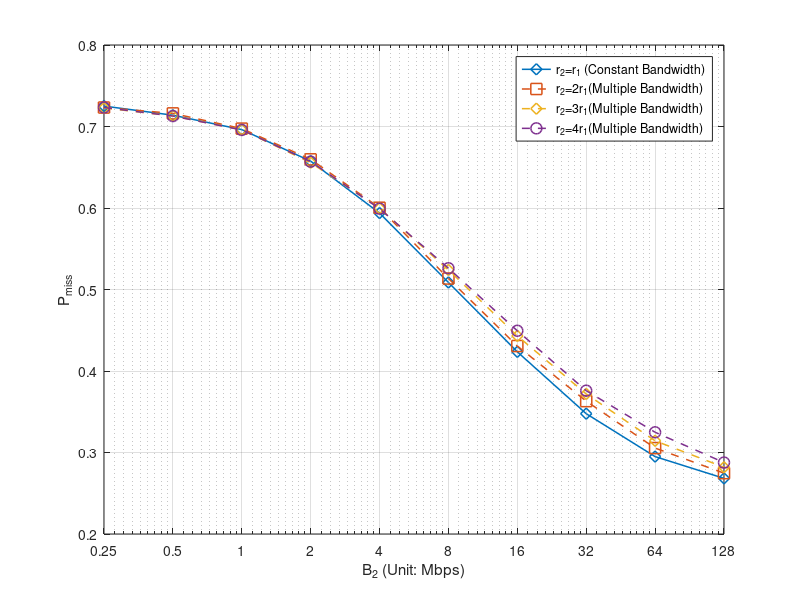

The MATLAB source for this figure:
%% Minutes
x_label =[0.25	0.5	1	2	4	8	16	32	64	128]



%% for DeadlinMissRatio

%Miss ratio
y_11 = [0.72506	0.71386	0.69618	0.65746	0.59376	0.50862	0.4235	0.34762	0.29496	0.2683]
y_12 = [0.72328	0.71608	0.69738	0.6597	0.6003	0.51346	0.43066	0.36304	0.30542	0.27466]
y_13 = [0.7227	0.71304	0.69596	0.65566	0.59956	0.52398	0.44304	0.37186	0.31434	0.2819]
y_14 = [0.72328	0.71282	0.69578	0.65686	0.5992	0.52608	0.44936	0.37586	0.32484	0.2877]


%E[V_O]
%y_11 = [1.773549	3.473613	6.557115	12.065502	21.035704	32.219265	43.442839	52.600664	59.111303	62.440927]
%y_12 = [1.730747	3.364328	6.375511	11.690358	20.215851	31.15596	41.962157	50.739705	57.965756	61.433345]
%y_13 = [1.716923	3.323804	6.346811	11.643789	19.641123	29.849129	40.279556	49.556109	56.551478	60.738049]
%y_14 = [1.708269	3.298389	6.319243	11.507936	19.524705	29.563648	39.613828	48.658614	55.192894	59.884548]

%E[V_D]
%y_11 = [56.088902	56.880289	58.366114	61.139398	65.389004	70.345916	75.008769	78.742631	81.360326	82.509889]
%y_12 = [56.148824	56.67906	58.251072	60.947914	64.842389	69.980821	74.555736	77.949702	80.807905	82.105605]
%y_13 = [56.367132	56.909605	58.365402	61.163866	64.551853	68.93966	73.622631	77.371871	80.291859	81.819879]
%y_14 = [56.299538	56.948554	58.343655	61.091005	64.649486	68.959227	73.143014	77.076364	79.627367	81.445459]
									

i = i+1;
figure(i)

semilogx(x_label,y_11,'-d', 'MarkerSize',8, 'LineWidth',1.1)
hold on
semilogx(x_label,y_12,'--s', 'MarkerSize',8, 'LineWidth',1.1)
hold on
semilogx(x_label,y_13,'--d', 'MarkerSize',8, 'LineWidth',1.1)
hold on
semilogx(x_label,y_14,'--o', 'MarkerSize',8, 'LineWidth',1.1)
hold on


ylabel('P_{miss}')
%ylabel('E[V_0]: MB')
%ylabel('E[V_D]: MB')
xlabel('B_2 (Unit: Mbps)')


xticklabels({'0.25'	,'0.5'	,'1'	,'2'	,'4'	,'8'	,'16',	'32',	'64',	'128'});

												
xlim([0.25, 128]);

%xticklabels({'0',	'1',	'2',	'3',	'4','5',	'6',	'7',	'8',	'9',	'10',	'11',	'12',	'13',	'14',	'15',	'16',	'17'	,'18'	,'20'	,'21'	,'22',	'23',	'24',	'26'});
set(gca, 'XTick', x_label);
%set(gca,'xticklabel',num2str(get(gca,'XTick')','%.4f'))
%legend({'F=200','F=500','F=1000'},'NumColumns',1);
legend({'r_2=r_1 (Constant Bandwidth)','r_2=2r_1(Multiple Bandwidth)','r_2=3r_1(Multiple Bandwidth)','r_2=4r_1(Multiple Bandwidth)'},'NumColumns',1);

hold off;
grid on;